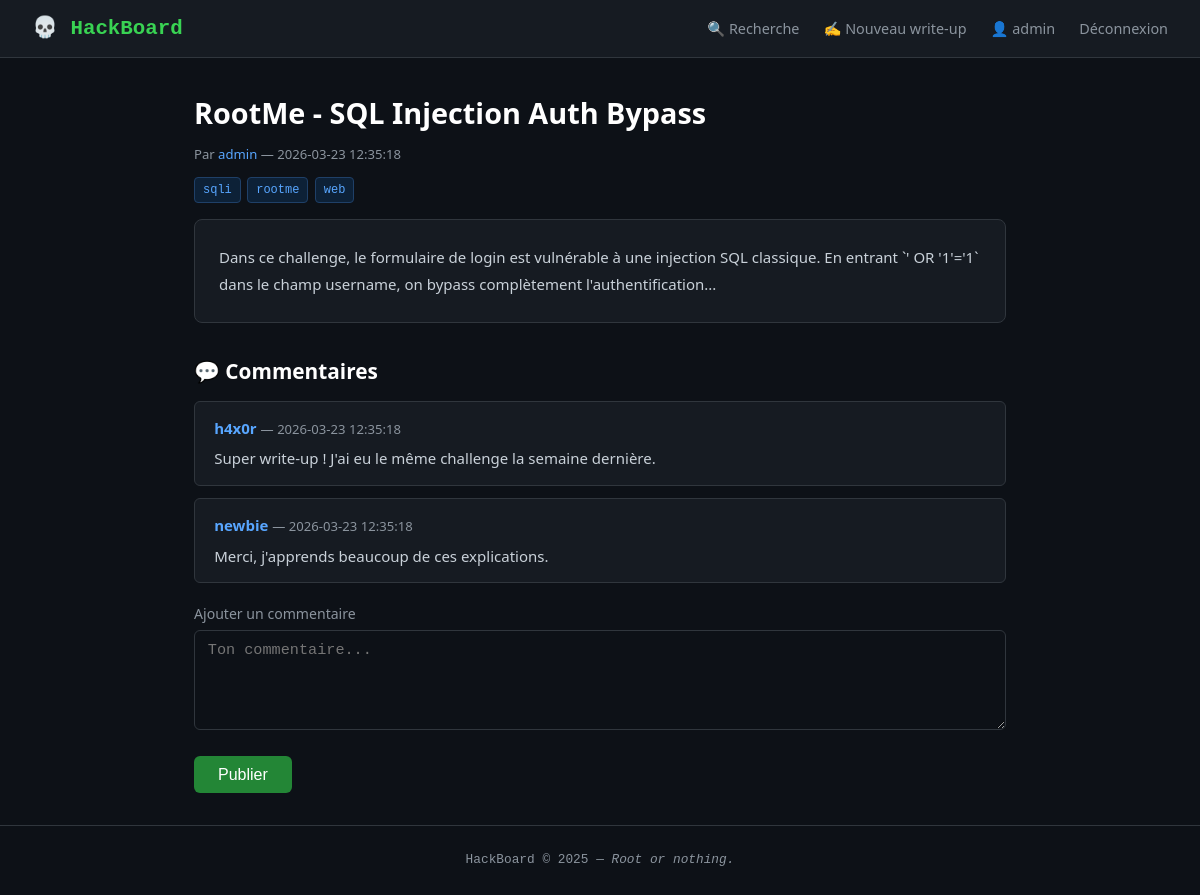
Screenshot of /writeup/1 (signed in) with the database file from the repository.
### tables this page shows
CREATE TABLE users (
    id         INTEGER PRIMARY KEY AUTOINCREMENT,
    username   TEXT NOT NULL UNIQUE,
    password   TEXT NOT NULL,
    email      TEXT NOT NULL,
    bio        TEXT DEFAULT '',
    created_at TIMESTAMP DEFAULT CURRENT_TIMESTAMP
);

CREATE TABLE writeups (
    id         INTEGER PRIMARY KEY AUTOINCREMENT,
    user_id    INTEGER NOT NULL,
    title      TEXT NOT NULL,
    content    TEXT NOT NULL,
    tags       TEXT DEFAULT '',
    created_at TIMESTAMP DEFAULT CURRENT_TIMESTAMP,
    FOREIGN KEY (user_id) REFERENCES users(id)
);

CREATE TABLE comments (
    id         INTEGER PRIMARY KEY AUTOINCREMENT,
    writeup_id INTEGER NOT NULL,
    user_id    INTEGER NOT NULL,
    content    TEXT NOT NULL,
    created_at TIMESTAMP DEFAULT CURRENT_TIMESTAMP,
    FOREIGN KEY (writeup_id) REFERENCES writeups(id),
    FOREIGN KEY (user_id)    REFERENCES users(id)
);

### app.py (the view, shortened to what this page needs)
@app.route("/writeup/<int:writeup_id>", methods=["GET", "POST"])
def writeup(writeup_id):
    connexionDB = get_db()
    wp = connexionDB.execute(
        "SELECT w.*, u.username FROM writeups w JOIN users u ON w.user_id = u.id WHERE w.id = ?",
        (writeup_id,)
    ).fetchone()
    if not wp:
        connexionDB.close()
        return "Write-up introuvable", 404
    comments = connexionDB.execute(
        "SELECT c.*, u.username FROM comments c JOIN users u ON c.user_id = u.id WHERE c.writeup_id = ?",
        (writeup_id,)
    ).fetchall()
    connexionDB.close()
    return render_template("writeup.html", writeup=wp, comments=comments)

### app.py (called while the page is built)
def get_db():
    connexionDB = sqlite3.connect(DATABASE)
    connexionDB.row_factory = sqlite3.Row
    return connexionDB

### templates/writeup.html
{% extends "base.html" %}
{% block content %}
<article class="writeup-detail">
  <h1>{{ writeup.title }}</h1>
  <div class="meta">
    Par <a href="{{ url_for('profile', user_id=writeup.user_id) }}">{{ writeup.username }}</a>
    — {{ writeup.created_at }}
  </div>
  {% if writeup.tags %}
    <div class="tags">
      {% for tag in writeup.tags.split(',') %}
        <span class="tag">{{ tag.strip() }}</span>
      {% endfor %}
    </div>
  {% endif %}
  <div class="content">{{ writeup.content }}</div>
</article>
<section class="comments">
  <h2>💬 Commentaires</h2>
  {% for c in comments %}
    <div class="comment">
      <strong><a href="{{ url_for('profile', user_id=c.user_id) }}">{{ c.username }}</a></strong>
      <span class="meta">— {{ c.created_at }}</span>
      <p>{{ c.content | safe }}</p>
    </div>
  {% endfor %}
  {% if session.user_id %}
    <form method="POST" class="comment-form">
      <label>Ajouter un commentaire</label>
      <textarea name="comment" rows="4" placeholder="Ton commentaire..."></textarea>
      <button type="submit">Publier</button>
    </form>
  {% else %}
    <p><a href="{{ url_for('login') }}">Connecte-toi</a> pour commenter.</p>
  {% endif %}
</section>
{% endblock %}

### templates/base.html (shortened to what this page needs)
<!DOCTYPE html>
<html lang="fr">
<head>
  <link rel="stylesheet" href="{{ url_for('static', filename='css/style.css') }}">
</head>
<body>
  <nav class="navbar">
    <a href="{{ url_for('index') }}" class="brand">💀 HackBoard</a>
    <div class="nav-links">
      <a href="{{ url_for('search') }}">🔍 Recherche</a>
      {% if session.user_id %}
        <a href="{{ url_for('new_writeup') }}">✍️ Nouveau write-up</a>
        <a href="{{ url_for('profile', user_id=session.user_id) }}">👤 {{ session.username }}</a>
        <a href="{{ url_for('logout') }}">Déconnexion</a>
      {% else %}
        <a href="{{ url_for('login') }}">Connexion</a>
        <a href="{{ url_for('register') }}">Inscription</a>
      {% endif %}
    </div>
  </nav>
  <main class="container">
    {% block content %}{% endblock %}
  </main>
  <footer>
    <p>HackBoard © 2025 — <em>Root or nothing.</em></p>
  </footer>
</body>
</html>

### static/css/style.css (style rules this page uses)
*, *::before, *::after { box-sizing: border-box; margin: 0; padding: 0; }
:root { --bg: #0d1117; --surface: #161b22; --border: #30363d; --green: #39d353; --green-dim:#238636; --text: #c9d1d9; --text-dim: #8b949e; --red: #f85149; --orange: #d29922; --link: #58a6ff; }
body { background: var(--bg); color: var(--text); font-family: 'Segoe UI', system-ui, sans-serif; font-size: 15px; line-height: 1.6; min-height: 100vh; display: flex; flex-direction: column; }
a { color: var(--link); text-decoration: none; }
.navbar { background: var(--surface); border-bottom: 1px solid var(--border); padding: 0.75rem 2rem; display: flex; align-items: center; justify-content: space-between; position: sticky; top: 0; z-index: 100; }
.brand { font-size: 1.3rem; font-weight: 700; color: var(--green); text-decoration: none; font-family: monospace; }
.nav-links { display: flex; gap: 1.5rem; align-items: center; }
.nav-links a { color: var(--text-dim); font-size: 0.9rem; }
.container { max-width: 860px; margin: 2rem auto; padding: 0 1.5rem; flex: 1; }
h1 { font-size: 1.8rem; margin-bottom: 0.5rem; color: #fff; }
h2 { font-size: 1.3rem; margin: 1.5rem 0 0.75rem; color: #fff; }
.meta { color: var(--text-dim); font-size: 0.82rem; margin-bottom: 0.6rem; }
.tags { display: flex; flex-wrap: wrap; gap: 0.4rem; margin-top: 0.75rem; }
.tag { background: #0d2137; color: var(--link); border: 1px solid #1f4068; border-radius: 4px; padding: 0.15rem 0.5rem; font-size: 0.75rem; font-family: monospace; }
form label { display: block; margin: 1rem 0 0.3rem; color: var(--text-dim); font-size: 0.88rem; }
form input[type="text"], form input[type="email"], form input[type="password"], form textarea { width: 100%; background: var(--bg); border: 1px solid var(--border); border-radius: 6px; color: var(--text); padding: 0.6rem 0.8rem; font-size: 0.95rem; outline: none; transition: border-color 0.2s; }
button[type="submit"] { margin-top: 1.25rem; width: 100%; background: var(--green-dim); color: #fff; border: none; border-radius: 6px; padding: 0.7rem; font-size: 1rem; cursor: pointer; transition: background 0.2s; }
.writeup-detail { margin-bottom: 2rem; }
.writeup-detail .content { background: var(--surface); border: 1px solid var(--border); border-radius: 8px; padding: 1.5rem; margin-top: 1rem; line-height: 1.8; white-space: pre-wrap; }
.comments { margin-top: 2rem; }
.comment { background: var(--surface); border: 1px solid var(--border); border-radius: 6px; padding: 0.9rem 1.2rem; margin-bottom: 0.75rem; }
.comment p { margin-top: 0.4rem; }
.comment-form { margin-top: 1.25rem; }
.comment-form textarea { min-height: 100px; }
.comment-form button { width: auto; padding: 0.6rem 1.5rem; }
footer { text-align: center; padding: 1.5rem; color: var(--text-dim); font-size: 0.8rem; border-top: 1px solid var(--border); font-family: monospace; }

### rows the page displays
users: username "admin"
writeups: title "RootMe - SQL Injection Auth Bypass", created_at "2026-03-23 12:35:18", content "Dans ce challenge, le formulaire de login est vulnérable à une injection SQL classique. En entrant `' OR '1'='1` dans le champ username, on bypass complètement l'authentification..."
comments: username "h4x0r", created_at "2026-03-23 12:35:18", content "Super write-up ! J'ai eu le même challenge la semaine dernière."
comments: username "newbie", created_at "2026-03-23 12:35:18", content "Merci, j'apprends beaucoup de ces explications."

### other values shown
{{ tag.strip() }} "sqli" "rootme" "web"
